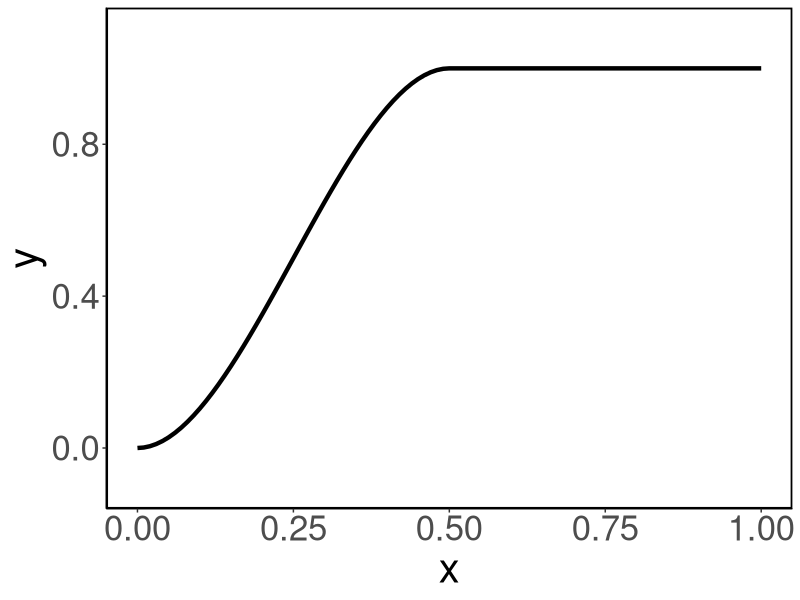
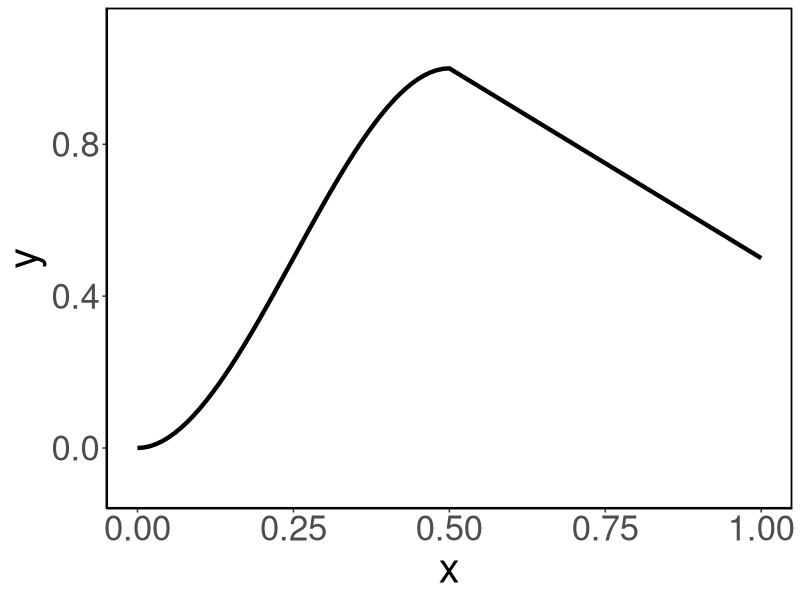
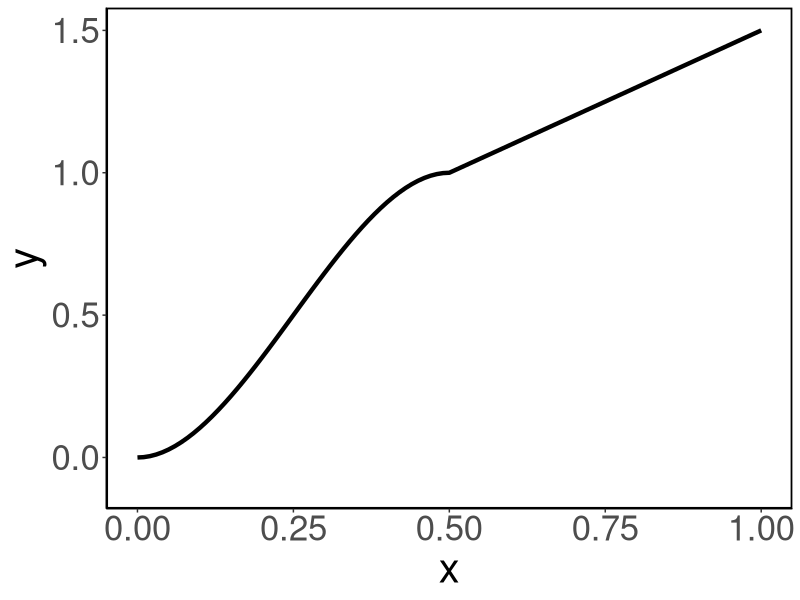

The R source for these figures, in order:
library(ggplot2)

###########################################
# REGRESSION FUNCTION
###########################################

gfunc <- function(x){
  gfunc <- ifelse(x<=0.5,4*x^2*(3-4*x),(4/3)*x*(4*x^2-10*x+7)-1)
  gfunc
} 
gfunc.prime <- function(x){
  gfunc.prime <- ifelse(x<=0.5,24*x-48*x^2,16*x^2-80*x/3+28/3)
  gfunc.prime
} 
r.delta <- function(x,u0=0.75,delta=0){
  r.delta <- ifelse(x<=u0,gfunc(x), (gfunc.prime(u0)+delta)*(x-u0)+gfunc(u0))
  r.delta
}

######################################################
#PLOTS OF  r_{u0,delta}
######################################################
 
u0 <- 0.5
delta <- 0
 
nombre.plot='r_u0_50_delta_0-new2.pdf'
pdf(nombre.plot, bg='transparent')


par(mar=c(5,5,4,4))
ggplot() + 
  stat_function(fun = r.delta, args=list(u0=u0,delta=delta),size=1.5,col="black") + 
  xlim(0,1) + ylim(-0.1,1.1) +
theme_classic()+ theme(
    axis.title.x = element_text(size = 30),
    axis.title.y = element_text(size = 30),
    axis.text = element_text(size = 25),
 panel.border = element_rect(colour = "black", fill=NA, size=1.2))+
      labs(x="x",y="y") 

dev.off() 



u0 <- 0.5
delta <- -1
 
nombre.plot='r_u0_50_delta_-1-new2.pdf'
pdf(nombre.plot, bg='transparent')

par(mar=c(5,5,4,4))
ggplot() + 
  stat_function(fun = r.delta, args=list(u0=u0,delta=delta),size=1.5,col="black") + 
  xlim(0,1) + ylim(-0.1,1.1) +
theme_classic()+ theme(
    axis.title.x = element_text(size = 30),
    axis.title.y = element_text(size = 30),
    axis.text = element_text(size = 25),
 panel.border = element_rect(colour = "black", fill=NA, size=1.2))+
      labs(x="x",y="y") 

dev.off() 
 




u0 <- 0.5
delta <- 1
 
nombre.plot='r_u0_50_delta_1-new2.pdf'
pdf(nombre.plot, bg='transparent')

par(mar=c(5,5,4,3))
ggplot() + 
  stat_function(fun = r.delta, args=list(u0=u0,delta=delta),size=1.5,col="black") + 
  xlim(0,1) + ylim(-0.1,1.5) +
theme_classic()+ theme(
    axis.title.x = element_text(size = 30),
    axis.title.y = element_text(size = 30),
    axis.text = element_text(size = 25),
 panel.border = element_rect(colour = "black", fill=NA, size=1.2))+
      labs(x="x",y="y") 

dev.off() 


